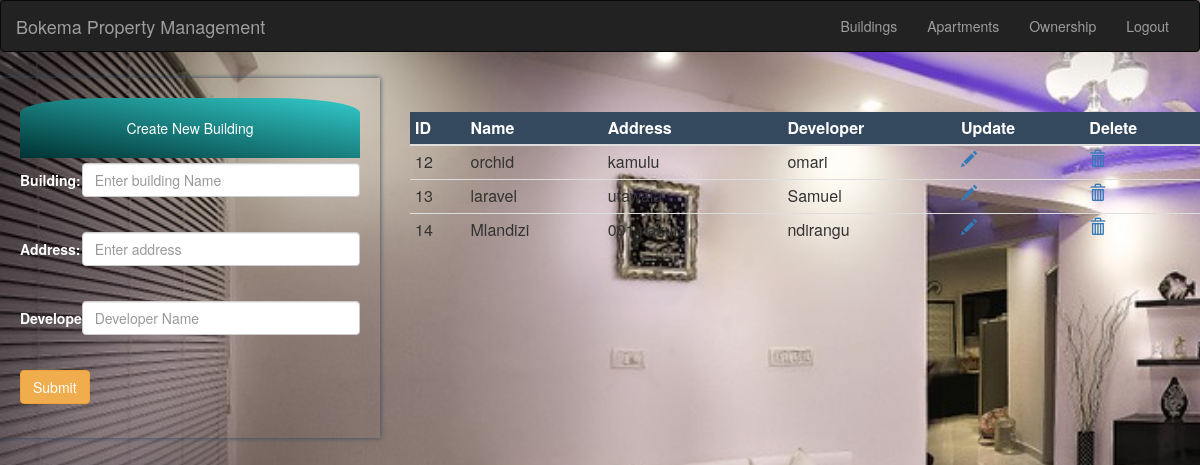
The app's page /building.php (signed in), older data.
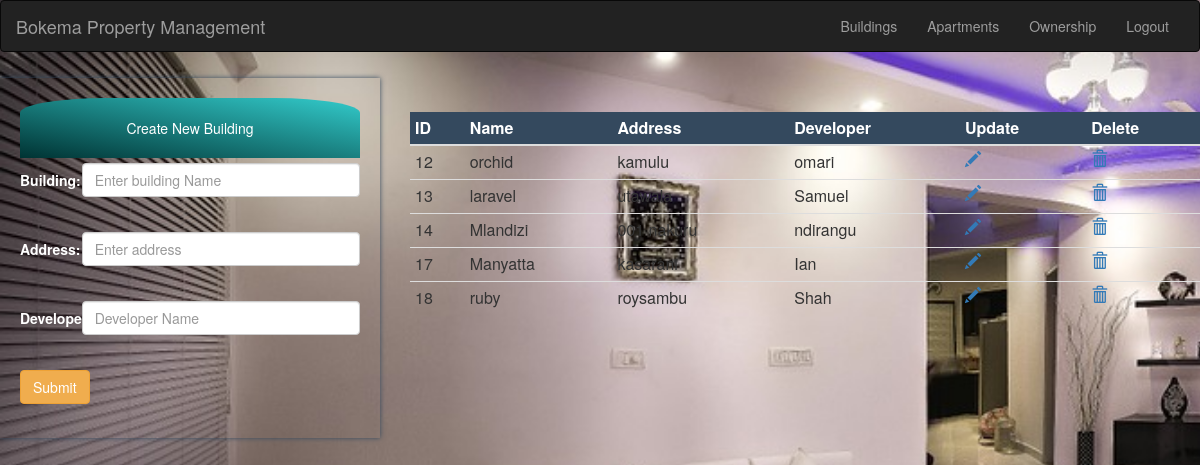
The same page, newer data.
### tables this page shows
CREATE TABLE `building` (
  `id` int(11) NOT NULL,
  `Name` varchar(200) NOT NULL,
  `Address` varchar(500) NOT NULL,
  `Developer` varchar(200) NOT NULL
);

### building.php (the view, shortened to what this page needs)
<?php
include 'conn.php';
$id = $name= $add= $dev = "";
?>
<html>
    <head>
  <link rel="stylesheet" href="https://maxcdn.bootstrapcdn.com/bootstrap/3.3.7/css/bootstrap.min.css">
</head>
    </head>
    <body style="background-image:url('img/5.jpg') ; background-size: cover; background-repeat: no-repeat;">
        <?php
        include 'anav.php';
        ?>
        <div class="row">
         <div class="col-md-4">
        <div style=" margin-top: 1.5%;box-shadow: 0px 0px 5px #34495e;padding:20px">
        <div style='text-align: center;padding:20px;background:  linear-gradient(To top right,#033,#3cc);color:white;border-radius: 25% 25% 0% 0%'>Create New Building</div>
        <form class="form-horizontal" action="building.php" method="post">
            <div class="form-group" style="margin-top: 5px">
    <span style="color:white"><label class="control-label col-sm-2"  for="building">Building:</label></span>
    <div class="col-sm-10" >
            <input type="text" class="form-control" name="bname" required placeholder="Enter building Name" value="<?php echo $name;?>"/><br>
    </div>
            </div>
            <div class="form-group" style="margin-top: 1px">
    <span style="color:white"><label class="control-label col-sm-2" for="building">Address:</label></span>
    <div class="col-sm-10" >
            <input type="text" class="form-control" required name="address" placeholder="Enter address" value="<?php echo $add;?>"/><br>
    </div>
            </div>
            <div class="form-group" style="margin-top: 1px">
    <span style="color:white"><label class="control-label col-sm-2" for="building">Developer:</label></span>
    <div class="col-sm-10" >
            <input type="text" class="form-control" name="developer" required placeholder="Developer Name" value="<?php echo $dev;?>"/><br>
    </div>
            </div>
            <button class="btn btn-warning" type="submit" name="submit" value="add">Submit</button>
        </form>
        </div>
        </div>
            <div class="col-md-8">
                <div>
        <table class="table table-hover table-condensed table-responsive"style="margin-top: 5%">
            <thead style="background: #34495e;color:white">
            <th>ID</th>
             <th>Name</th>
              <th>Address</th>
               <th>Developer</th>
               <th>Update</th>
               <th>Delete</th>
            </thead>
            <tbody>
                <?php
                $sql = "select * from building;";
                $result=mysqli_query($con,$sql);
                if($result){
                    while($row = $result->fetch_assoc()){
                ?>
                <tr>
                    <td><?php echo $row['id'];?></td>
                    <td><?php echo $row['Name'];?></td>
                    <td><?php echo $row['Address'];?></td>
                    <td><?php echo $row['Developer'];?></td>
                    <td><a href="building.php?update=1&id=<?php echo $row['id'];?>"><span class="glyphicon glyphicon-pencil"></span></a></td>
                    <td><a href="deleteBuilding.php?id=<?php echo $row['id'];?>"><span class="glyphicon glyphicon-trash"></span></a></td>
                </tr>
                <?php
                }
                }
                ?>
            </tbody>
        </table>
                    </div>
                </div>
        </div>
    </body>
</html>

Row changes from the older to the newer data that the page shows:
added building: id "17", Name "Manyatta", Address "kasarani", Developer "Ian"
added building: id "18", Name "ruby", Address "roysambu", Developer "Shah"
